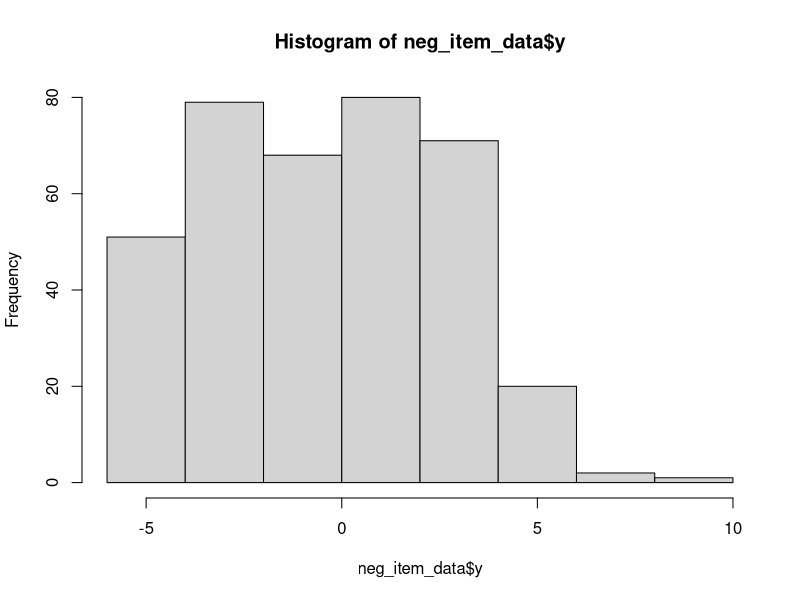

Here is the R script that generated this plot:
setwd('/Users/ZiangXiao/Developer/ComicPersuasion_withXinran/SU17Data')
pos_msg_data = read.csv("pos_msg_output.csv")
pos_var_data = read.csv("pos_var_output.csv")
pos_item_data = read.csv("pos_item_output.txt")
neg_msg_data = read.csv("neg_msg_output.csv")
neg_var_data = read.csv("neg_var_output.csv")
neg_item_data = read.csv("neg_item_output.txt")
all_item_data = read.csv("all_item_output.txt")
mean(pos_msg_data$M1)
mean(pos_msg_data$M2)
mean(pos_msg_data$M3)
mean(pos_msg_data$M4)
mean(pos_msg_data$M5)
pos_mod = lm(y ~ gesture+dist+shading , data = pos_item_data)
pos_mod_ = lm(y ~ gesture*dist*shading, data = pos_item_data)
summary(pos_mod)
summary(pos_mod_)
#Negative
mean(neg_msg_data$M1)
mean(neg_msg_data$M2)
mean(neg_msg_data$M3)
mean(neg_msg_data$M4)
mean(neg_msg_data$M5)
mean(neg_item_data$y)
neg_mod = lm(y ~ gesture+dist+shading , data = neg_item_data)
summary(neg_mod)
neg_mod_ = lm(y ~ gesture*dist*shading , data = neg_item_data)
summary(neg_mod_)
#All
mean(all_item_data$y)
all_mod = lm(y ~ gesture+dist+shading , data = all_item_data)
summary(all_mod)
all_mod_ = lm(y ~ gesture*dist*shading , data = all_item_data)
summary(all_mod_)

hist(neg_item_data$y)
